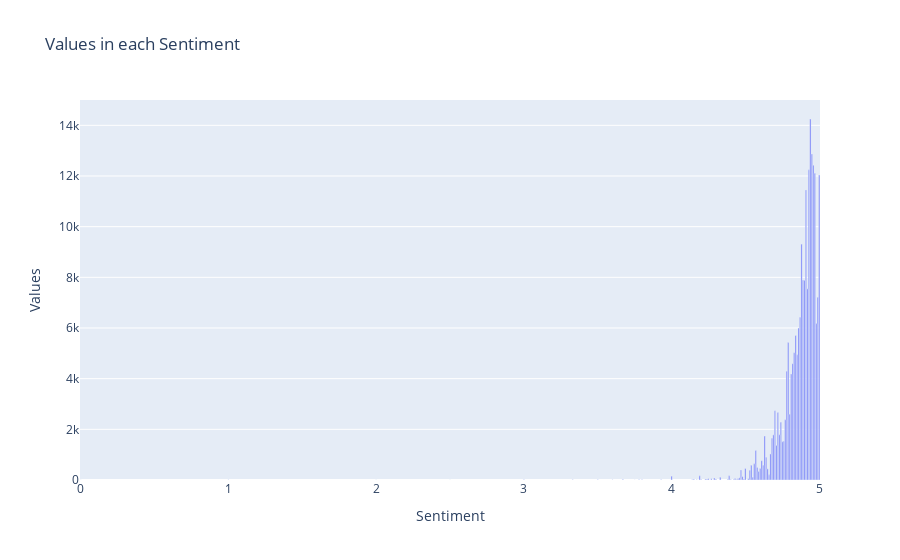

The notebook cell this image was saved under:
### Code cell
fig = go.Figure([go.Bar(x = df_merged.review_scores_rating.value_counts().index, y = df_merged.review_scores_rating.value_counts().tolist())])
fig.update_layout(
    title="Values in each Sentiment",
    xaxis_title = "Sentiment",
    yaxis_title = "Values")
fig.show()

### Figure 1 — Plotly figure (JSON) as saved in the notebook; plotly's stock layout.template omitted (floating-point values rounded to 4 significant figures)
{"data": [{"type": "bar", "x": [4.94, 4.95, 4.96, 4.93, 4.97, 5, 4.91, 4.88, 4.89, 4.9, 4.92, 4.99, 4.87, 4.98, 4.86, 4.84, 4.79, 4.83, 4.85, 4.82, 4.78, 4.81, 4.7, 4.72, 4.8, 4.77, 4.74, 4.73, 4.69, 4.63, 4.68, 4.76, 4.75, 4.71, 4.57, 4.67, 4.64, 4.61, 4.56, 4.62, 4.54, 4.58, 4.5, 4.6, 4.65, 4.47, 4.53, 4.59, 4.66, 4.39, 4.19, 4, 4.48, 4.55, 4.33, 4.46, 4.29, 4.43, 4.25, 4.27, 4.52, 4.45, 4.49, 4.23, 4.15, 4.24, 4.3, 4.42, 4.4, 4.2, 4.44, 3.67, 4.38, 3.93, 3.33, 3.78, 3.5, 3, 4.17, 4.14, 3.6, 1, 3.8, 0, 2, 3.75, 2.5], "y": [14250, 12868, 12426, 12244, 12111, 12039, 11451, 9312, 7894, 7881, 7546, 7209, 6429, 6173, 5998, 5705, 5426, 5025, 4942, 4593, 4289, 4180, 2736, 2666, 2595, 2377, 2282, 1785, 1781, 1737, 1649, 1530, 1509, 1366, 1165, 1028, 901, 763, 639, 586, 581, 494, 454, 454, 440, 392, 387, 334, 204, 170, 165, 152, 134, 106, 106, 85, 77, 61, 52, 49, 48, 45, 41, 36, 28, 26, 25, 21, 20, 19, 17, 17, 16, 14, 13, 10, 9, 8, 8, 7, 7, 6, 5, 4, 4, 4, 2]}], "layout": {"title": {"text": "Values in each Sentiment"}, "xaxis": {"title": {"text": "Sentiment"}}, "yaxis": {"title": {"text": "Values"}}}}
